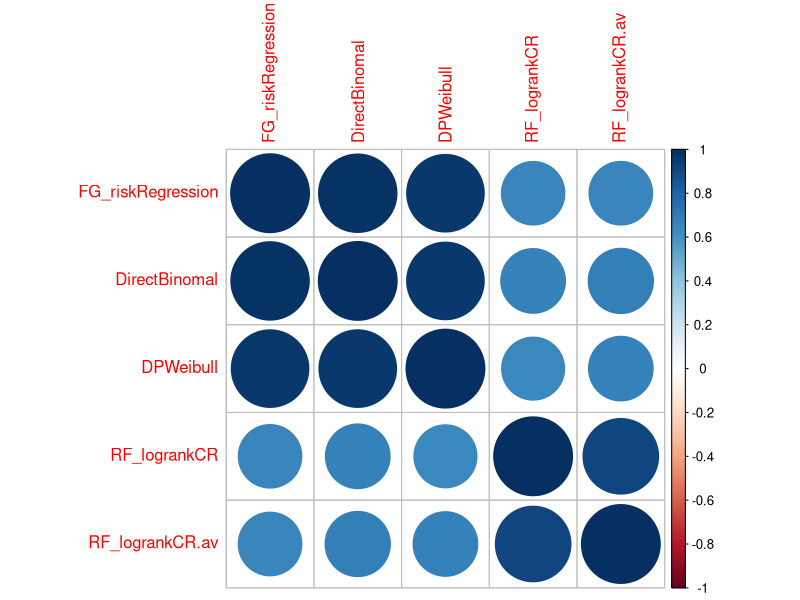
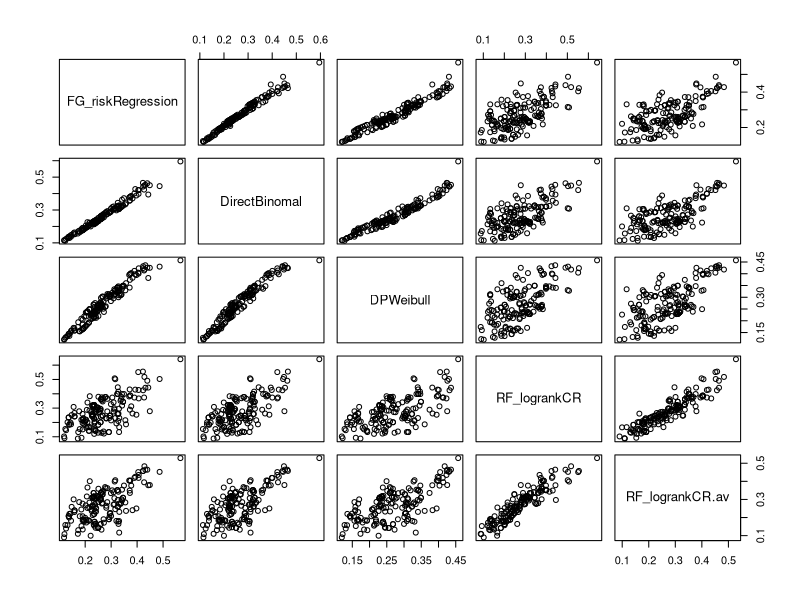

The R source for these figures, in order:
## ---- chunk 1
knitr::opts_chunk$set(
  collapse = TRUE,
  comment = "#>",
  cache = TRUE
)
## ---- chunk 2
pred_CIF <- read.csv("../Predictions/pred_CIF.csv")
pred_Others <- read.csv("../Predictions/pred_Others.csv")
pred_All <- merge(pred_CIF, pred_Others, by = "testID")
## ---- chunk 3
library(corrplot)
pred_cor <- cor(pred_All[,-1])
corrplot(pred_cor)

plot(pred_All[,-1])
## ---- chunk 4
sessionInfo()
